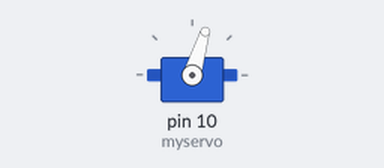
Recording of a sketch running on a simulated Arduino Uno, built with avr-gcc and run on an emulated ATmega328P. Parts: servo.

Above: at 0.05 s.
At 1.2 s:
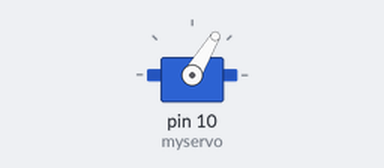
Timing chart, 0 to 3.0 s (numbered marks = the images above):
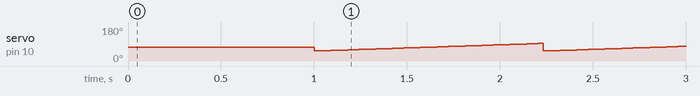

The sketch:

meccano_servo_steering.ino
```cpp
#include <Servo.h>

Servo myservo;
int pos = 0;

void setup() {
  // Attached servo to a PWM pin.
  myservo.attach(10);
}

void loop() {
  // This is the center for my servo. I will be different for yours.
  int center=73;
  int range=20;
  myservo.write(73);

  delay(1000);

  while(true) {
    for(pos=-range; pos <=range;pos+=1) {
      myservo.write(center+pos);
      delay(30);
    }
    for(pos=range; pos <=-range;pos-=1) {
      myservo.write(center+pos);
      delay(30);
    }
  }
}
```
